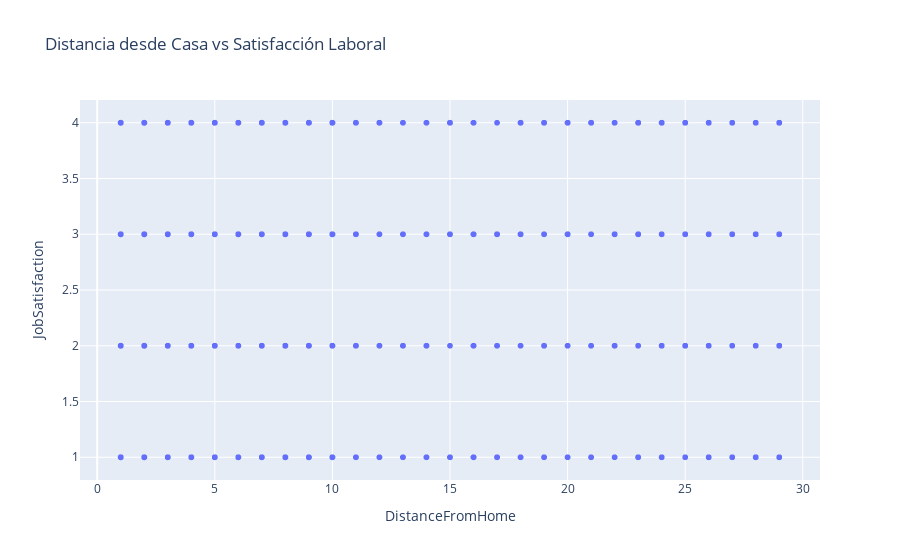

The cell this chart's notebook holds for it:
### Code cell
fig = px.scatter(data, x='DistanceFromHome', y='JobSatisfaction',
title='Distancia desde Casa vs Satisfacción Laboral')
fig.show()

### Figure 1 — Plotly figure (JSON) as saved in the notebook; plotly's stock layout.template omitted (floating-point values rounded to 4 significant figures; data arrays with more than 128 entries replaced by an {"elided": "..."} marker saying what was removed)
{"data": [{"hovertemplate": "DistanceFromHome=%{x}<br>JobSatisfaction=%{y}<extra></extra>", "legendgroup": "", "marker": {"color": "#636efa", "symbol": "circle"}, "mode": "markers", "name": "", "showlegend": false, "type": "scattergl", "x": {"elided": "1470 int values"}, "xaxis": "x", "y": {"elided": "1470 int values"}, "yaxis": "y"}], "layout": {"legend": {"tracegroupgap": 0}, "title": {"text": "Distancia desde Casa vs Satisfacción Laboral"}, "xaxis": {"anchor": "y", "domain": [0, 1], "title": {"text": "DistanceFromHome"}}, "yaxis": {"anchor": "x", "domain": [0, 1], "title": {"text": "JobSatisfaction"}}}}
